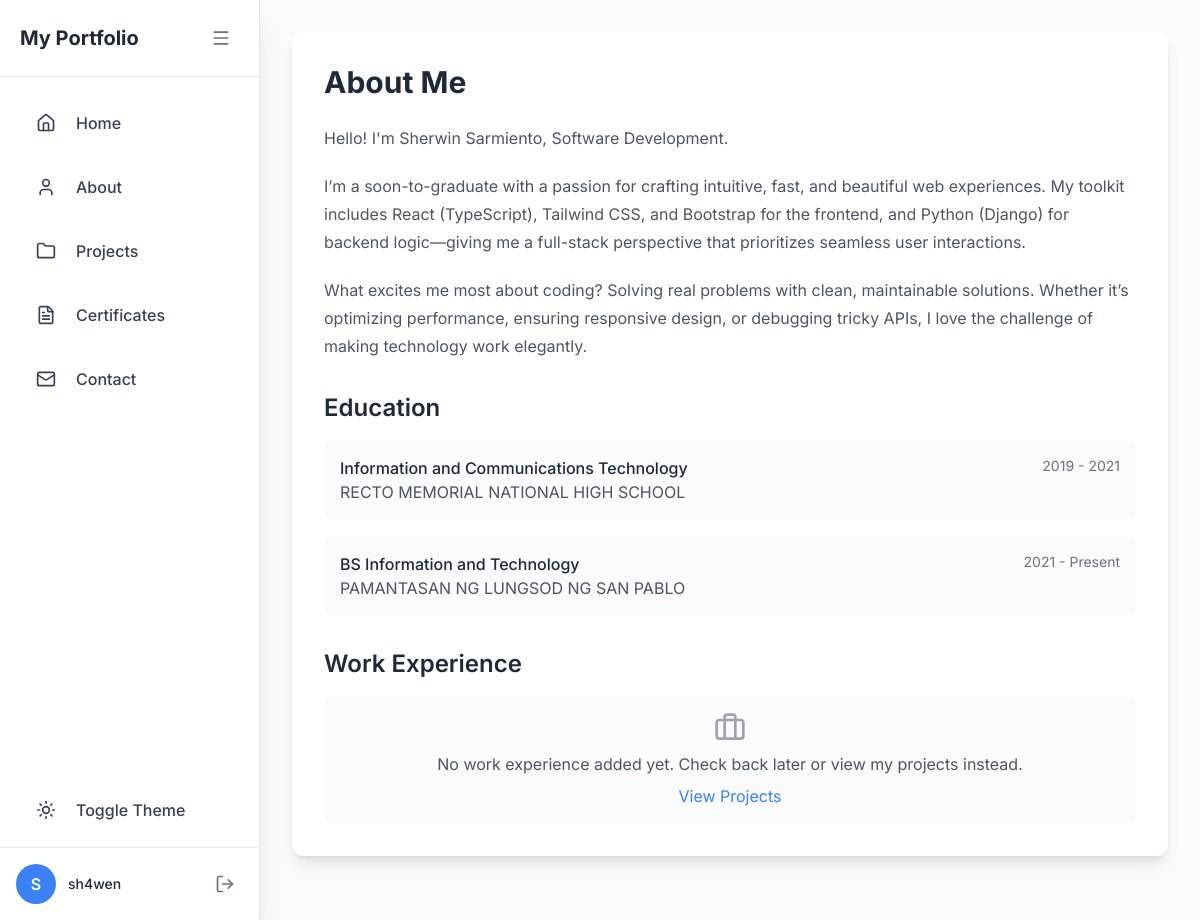
The page /about/ (signed in) on the database its author committed.
### main/models.py (models this page shows, shortened)
class About(models.Model):
    name = models.CharField(max_length=100)
    title = models.CharField(max_length=100)
    introduction = models.TextField()
    hobbies_interests = models.TextField()
    updated_at = models.DateTimeField(auto_now=True)
    class Meta:
        verbose_name_plural = "About Me Content"

class Education(models.Model):
    EDUCATION_LEVEL_CHOICES = [
        ('high_school', 'High School'),
        ('senior_high', 'Senior High School'),
        ('college', 'College/University'),
        ('postgrad', 'Postgraduate'),
        ('certification', 'Certification'),
        ('other', 'Other'),
    ]
    about = models.ForeignKey(About, related_name='educations', on_delete=models.CASCADE)
    level = models.CharField(max_length=20, choices=EDUCATION_LEVEL_CHOICES)
    degree = models.CharField(max_length=200)
    institution = models.CharField(max_length=200)
    start_year = models.PositiveIntegerField()
    end_year = models.PositiveIntegerField(null=True, blank=True)
    currently_attending = models.BooleanField(default=False)
    description = models.TextField(blank=True)
    order = models.PositiveIntegerField(default=0)
    class Meta:
        ordering = ['order']
        verbose_name_plural = "Education"

### main/views.py (the view)
# urls.py: path('about/', views.about, name='about'),
def about(request):
    try:
        about_content = About.objects.prefetch_related('educations', 'work_experiences').first()
    except About.DoesNotExist:
        about_content = None
    context = {
        'about': about_content
    }
    return render(request, 'main/about.html', context)

### main/templates/main/about.html (shortened to what this page needs)
{% extends "main/base.html" %} {% block content %}
<div class="max-w-7xl mx-auto">
  <div
    class="bg-white dark:bg-gray-800 rounded-xl shadow-lg overflow-hidden p-8 mb-8"
  >
    <h1
      class="text-3xl font-bold text-gray-800 dark:text-white mb-6 animate-fade-in-up"
      style="animation-delay: 0.1s"
    >
      About Me
    </h1>
    {% if about %}
    <div class="prose dark:prose-invert max-w-none mb-8">
      <p
        class="text-gray-600 dark:text-gray-300 mb-4 animate-fade-in-up"
        style="animation-delay: 0.2s"
      >
        Hello! I'm {{ about.name }}, {{ about.title }}.
      </p>
      <div
        class="text-gray-600 dark:text-gray-300 mb-4 animate-fade-in-up"
        style="animation-delay: 0.3s"
      >
        {{ about.introduction|linebreaks }}
      </div>
      {% if about.hobbies_interests %}
      <div
        class="text-gray-600 dark:text-gray-300 animate-fade-in-up"
        style="animation-delay: 0.4s"
      >
        {{ about.hobbies_interests|linebreaks }}
      </div>
      {% endif %}
    </div>
    <h2
      class="text-2xl font-semibold text-gray-800 dark:text-white mb-4 animate-fade-in-up"
      style="animation-delay: 0.5s"
    >
      Education
    </h2>
    <div class="space-y-4 mb-8">
      {% for education in about.educations.all %}
      <div
        class="bg-gray-50 dark:bg-gray-700 p-4 rounded-lg animate-fade-in-up"
        style="animation-delay: 0.6s"
      >
        <div class="flex justify-between items-start">
          <div>
            <h3 class="font-medium text-gray-800 dark:text-white">
              {{ education.degree }}
            </h3>
            <p class="text-gray-600 dark:text-gray-400">
              {{ education.institution }}
            </p>
          </div>
          <span class="text-sm text-gray-500 dark:text-gray-400">
            {{ education.start_year }} {% if education.currently_attending %} -
            Present {% elif education.end_year %} - {{ education.end_year }}
            {% endif %}
          </span>
        </div>
      </div>
      {% endfor %}
    </div>
    <h2
      class="text-2xl font-semibold text-gray-800 dark:text-white mb-4 animate-fade-in-up"
      style="animation-delay: 0.7s"
    >
      Work Experience
    </h2>
    <div class="space-y-4">
      {% if about.work_experiences.all %}
      {% for work in about.work_experiences.all %}
      <div
        class="bg-gray-50 dark:bg-gray-700 p-4 rounded-lg animate-fade-in-up"
        style="animation-delay: 0.6s"
      >
        <div class="flex justify-between items-start">
          <div>
            <h3 class="font-medium text-gray-800 dark:text-white">
              {{ work.position }}
            </h3>
            <p class="text-gray-600 dark:text-gray-400">{{ work.company }}</p>
          </div>
          <span class="text-sm text-gray-500 dark:text-gray-400">
            {{ work.start_date|date:"Y" }} {% if work.currently_working %} -
            Present {% elif work.end_date %} - {{ work.end_date|date:"Y" }}
            {% endif %}
          </span>
        </div>
        <p class="text-gray-600 dark:text-gray-300 mt-2">
          {{ work.description|linebreaks }}
        </p>
      </div>
      {% endfor %} {% else %}
      <div
        class="bg-gray-50 dark:bg-gray-700 p-4 rounded-lg text-center animate-fade-in-up"
        style="animation-delay: 0.8s"
      >
        <i
          data-lucide="briefcase"
          class="w-8 h-8 mx-auto text-gray-400 mb-2"
        ></i>
        <p class="text-gray-600 dark:text-gray-300">
          No work experience added yet. Check back later or view my projects
          instead.
        </p>
        <a
          href="{% url 'projects' %}"
          class="text-primary-500 dark:text-primary-400 hover:underline mt-2 inline-block"
        >
          View Projects
        </a>
      </div>
      {% endif %}
    </div>
    {% endif %}
  </div>
</div>
{% endblock %}

### main/templates/main/base.html (shortened to what this page needs)
{% load static %}
<!DOCTYPE html>
<html lang="en">
  <head>
    <script src="https://cdn.tailwindcss.com?plugins=forms,typography,aspect-ratio,line-clamp"></script>
  </head>
  <body class="bg-gray-50 dark:bg-gray-900 flex min-h-screen">
    <aside
      class="sidebar h-screen bg-white dark:bg-gray-800 shadow-xl fixed left-0 top-0 z-50 border-r border-gray-200 dark:border-gray-700"
    >
      <div
        class="sidebar-header p-5 flex items-center justify-between border-b border-gray-200 dark:border-gray-700"
      >
        <h1
          class="text-xl font-bold text-gray-800 dark:text-white whitespace-nowrap"
        >
          My Portfolio
        </h1>
        <button
          id="sidebarToggle"
          class="text-gray-500 dark:text-gray-400 hover:bg-gray-100 dark:hover:bg-gray-700 p-2 rounded-lg hamburger"
        >
          <i data-lucide="menu" class="w-5 h-5"></i>
        </button>
      </div>
      <nav class="p-4">
        <ul class="space-y-1">
          <li>
            <a
              href="{% url 'home' %}"
              class="nav-link flex items-center p-3 rounded-lg text-gray-700 dark:text-gray-200 hover:bg-gray-100 dark:hover:bg-gray-700 transition-colors group relative"
            >
              <div class="nav-icon-container mr-3">
                <i data-lucide="home" class="w-5 h-5"></i>
              </div>
              <span class="nav-text font-medium">Home</span>
            </a>
          </li>
          <li>
            <a
              href="{% url 'about' %}"
              class="nav-link flex items-center p-3 rounded-lg text-gray-700 dark:text-gray-200 hover:bg-gray-100 dark:hover:bg-gray-700 transition-colors group relative"
            >
              <div class="nav-icon-container mr-3">
                <i data-lucide="user" class="w-5 h-5"></i>
              </div>
              <span class="nav-text font-medium">About</span>
            </a>
          </li>
          <li>
            <a
              href="{% url 'projects' %}"
              class="nav-link flex items-center p-3 rounded-lg text-gray-700 dark:text-gray-200 hover:bg-gray-100 dark:hover:bg-gray-700 transition-colors group relative"
            >
              <div class="nav-icon-container mr-3">
                <i data-lucide="folder" class="w-5 h-5"></i>
              </div>
              <span class="nav-text font-medium">Projects</span>
            </a>
          </li>
          <li>
            <a
              href="{% url 'certificates' %}"
              class="nav-link flex items-center p-3 rounded-lg text-gray-700 dark:text-gray-200 hover:bg-gray-100 dark:hover:bg-gray-700 transition-colors group relative"
            >
              <div class="nav-icon-container mr-3">
                <i data-lucide="file-text" class="w-5 h-5"></i>
              </div>
              <span class="nav-text font-medium">Certificates</span>
            </a>
          </li>
          <li>
            <a
              href="{% url 'contact' %}"
              class="nav-link flex items-center p-3 rounded-lg text-gray-700 dark:text-gray-200 hover:bg-gray-100 dark:hover:bg-gray-700 transition-colors group relative"
            >
              <div class="nav-icon-container mr-3">
                <i data-lucide="mail" class="w-5 h-5"></i>
              </div>
              <span class="nav-text font-medium">Contact</span>
            </a>
          </li>
          <li class="absolute bottom-20 left-0 right-0 px-4">
            <button
              id="themeToggleNav"
              class="nav-link w-full flex items-center p-3 rounded-lg text-gray-700 dark:text-gray-200 hover:bg-gray-100 dark:hover:bg-gray-700 transition-colors group relative"
            >
              <div class="nav-icon-container mr-3">
                <i
                  data-lucide="sun"
                  class="w-5 h-5 text-gray-700 dark:text-gray-200 block dark:hidden"
                ></i>
              </div>
              <span class="nav-text font-medium">Toggle Theme</span>
            </button>
          </li>
        </ul>
      </nav>
      <footer
        class="absolute bottom-0 left-0 right-0 p-4 border-t border-gray-200 dark:border-gray-700"
      >
        <div class="flex items-center justify-between">
          <div class="flex items-center">
            <div
              class="w-10 h-10 rounded-full bg-primary-500 flex items-center justify-center text-white font-semibold mr-3"
            >
              {{ user.username|first|upper }}
            </div>
            <div class="user-info">
              <p
                class="text-sm font-medium text-gray-800 dark:text-gray-200 whitespace-nowrap"
              >
                {% if user.is_authenticated %}
                {{user.get_full_name|default:user.username }} {% else %} SH4WEN
                {% endif %}
              </p>
            </div>
          </div>
          <div class="flex items-center">
            {% if user.is_authenticated %}
            <a
              href="{% url 'logout' %}"
              class="p-2 rounded-lg hover:bg-gray-100 dark:hover:bg-gray-700 transition-colors logout-icon"
              title="Logout"
            >
              <i
                data-lucide="log-out"
                class="w-5 h-5 text-gray-500 dark:text-gray-400"
              ></i>
            </a>
            {% endif %}
          </div>
        </div>
      </footer>
    </aside>
    <main class="content w-full min-h-screen p-8">
      {% block content %} {% endblock %}
    </main>
  </body>
</html>

### main/templates/main/base.html (style rules this page uses)
body { font-family: "Inter", sans-serif; }
.sidebar { transition: all 0.3s cubic-bezier(0.4, 0, 0.2, 1); width: 260px; }
.content { transition: all 0.3s cubic-bezier(0.4, 0, 0.2, 1); margin-left: 260px; }
.nav-text { transition: all 0.3s cubic-bezier(0.4, 0, 0.2, 1); }
.nav-icon-container { transition: all 0.3s cubic-bezier(0.4, 0, 0.2, 1); display: flex; justify-content: center; align-items: center; width: 36px; height: 36px; border-radius: 12px; }
.hamburger { transition: transform 0.3s; }
.user-info { transition: all 0.3s cubic-bezier(0.4, 0, 0.2, 1); }

### main/templates/main/about.html (style rules this page uses)
.animate-fade-in-up { animation: fadeInUp 0.6s ease-out forwards; opacity: 0; }

### rows shown on the page
About: name "Sherwin Sarmiento", title "Software Development", introduction "I’m a soon-to-graduate with a passion for crafting intuitive, fast, and beautiful web experiences. My toolkit includes React (TypeScript), Tailwind CSS, and Bootstrap for the frontend, and Python (Django) for backend logic—giving me a full-stack perspective that prioritizes seamless user interactions.", hobbies_interests "What excites me most about coding? Solving real problems with clean, maintainable solutions. Whether it’s optimizing performance, ensuring responsive design, or debugging tricky APIs, I love the challenge of making technology work elegantly."
Education: degree "Information and Communications Technology", institution "RECTO MEMORIAL NATIONAL HIGH SCHOOL", start_year "2019", end_year "2021"
Education: degree "BS Information and Technology", institution "PAMANTASAN NG LUNGSOD NG SAN PABLO", start_year "2021", currently_attending "- Present"

### other values the page prints
{{ user.username|first|upper }} "S"
{{ user.get_full_name|default:user.username }} "sh4wen"
